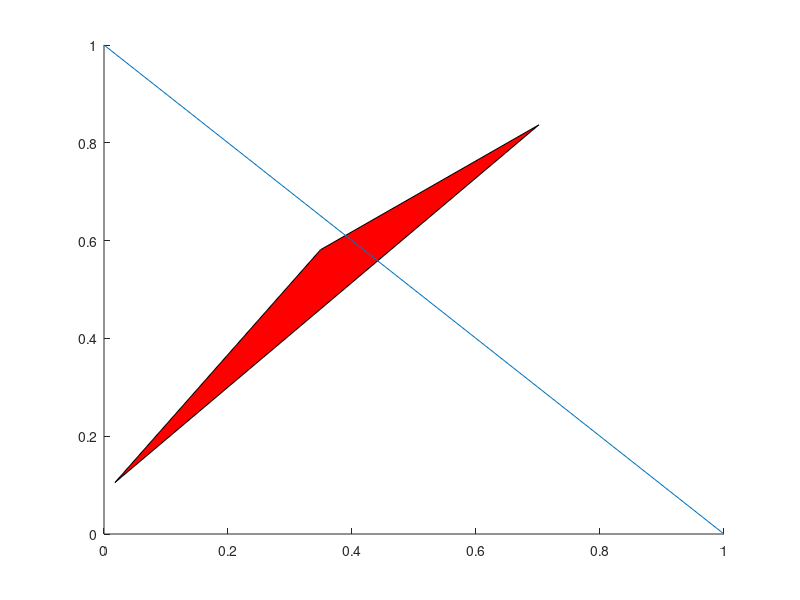

Source code (MATLAB):
function my_pickHit
f = figure;
ax = axes;
p = patch(rand(1,3),rand(1,3),'g');
l = line([1 0],[0 1]);
set(f,'ButtonDownFcn',@(~,~)disp('figure'),...
   'HitTest','off')
set(ax,'ButtonDownFcn',@(~,~)disp('axes'),...
   'HitTest','off')
set(p,'ButtonDownFcn',@(~,~)disp('patch'),...
   'PickableParts','visible','FaceColor','red')
set(l,'ButtonDownFcn',@(~,~)disp('line'),...
   'HitTest','on')
end
